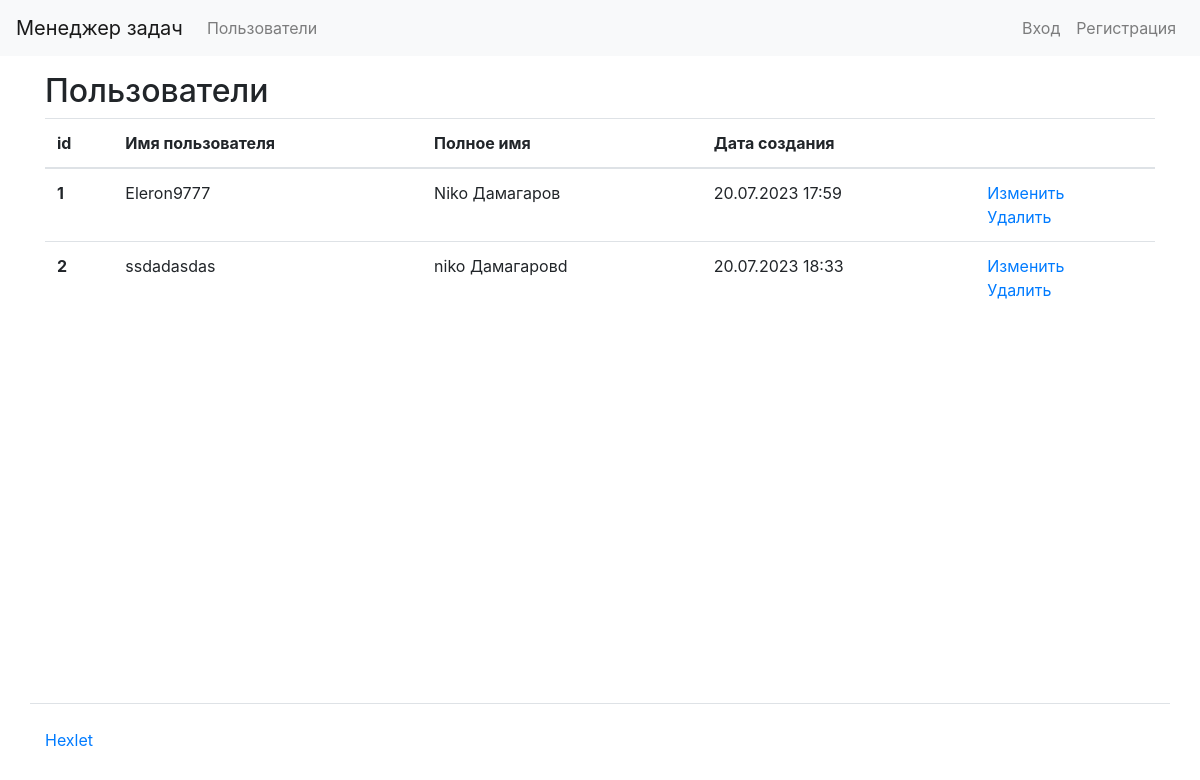
/users/, run on the app's committed database.
### task_manager/users/models.py (models this page shows)
class User(AbstractUser):
    def get_absolute_url(self):
        return reverse('users:user_list')

### task_manager/users/views.py (the view)
# urls.py: path('', views.user_list, name='user_list'),
def user_list(request):
    users = get_user_model().objects.all()
    return render(request, 'users/users.html', {'users': users})

### task_manager/templates/users/users.html (shortened to what this page needs)
{% extends "base.html" %}
{% load i18n %}
{% load bootstrap4 %}
{% block content %}
  <h2>Пользователи</h2>
  <table class="table">
    <thead>
      <tr>
        <th scope="col">id</th>
        <th scope="col">Имя пользователя</th>
        <th scope="col">Полное имя</th>
        <th scope="col">Дата создания</th>
        <th scope="col"></th>
      </tr>
    </thead>
    <tbody>
      {% for user in users %}
        <tr>
          <th scope="row">{{ user.id }}</th>
          <td>{{ user.username }}</td>
          <td>{{ user.first_name }} {{ user.last_name }}</td>
          <td>{{ user.date_joined|date:"d.m.Y H:i" }}</td>
          <td>
            <a href="{% url 'users:edit_user' user.id %}">Изменить</a>
            <br>
            <a href="{% url 'users:delete_user' user.id %}">{% trans "Delete" %}</a>
          </td>
        </tr>
      {% empty %}
        <tr>
          <td colspan="6">{% trans "No users found" %}</td>
        </tr>
      {% endfor %}
    </tbody>
  </table>
{% endblock %}

### data on the page
User: id "1", username "Eleron9777", first_name "Niko", last_name "Дамагаров", date_joined "20.07.2023 17:59"
User: id "2", username "ssdadasdas", first_name "niko", last_name "Дамагаровd", date_joined "20.07.2023 18:33"
